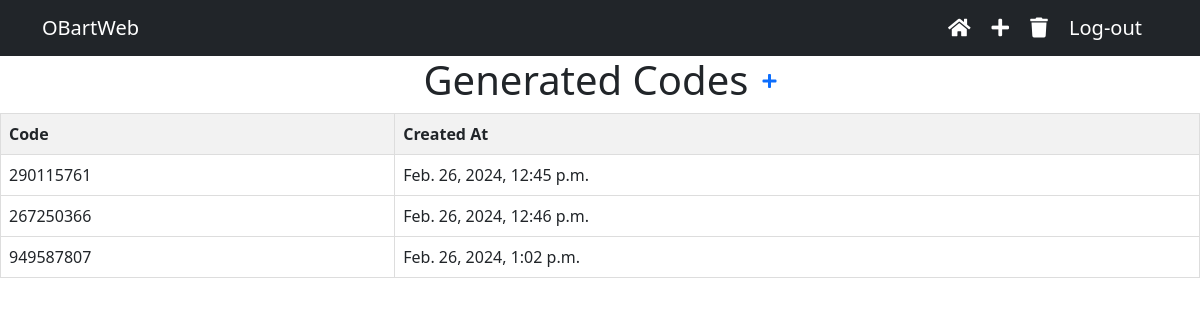
/admin-page/check_codes, run on the app's committed database.
### vsite/models.py (models this page shows, shortened)
class GeneratedCode(models.Model):
    code = models.CharField(max_length=9, unique=True)
    created_at = models.DateTimeField(auto_now_add=True)

### vsite/views.py (the view)
# urls.py: path('admin-page/check_codes',views.check_codes,name='check_codes'),
def check_codes(request):
    generated_codes = GeneratedCode.objects.all()
    context= {
        'generated_codes':generated_codes,
    }
    return render(request, 'codes.html', context)

### vsite/templates/codes.html (shortened to what this page needs)
<!DOCTYPE html>
<html lang="en">
<head>
    <link href="https://cdn.jsdelivr.net/npm/bootstrap@5.3.2/dist/css/bootstrap.min.css" rel="stylesheet"
>
    <link href="https://cdn.jsdelivr.net/npm/bootstrap@5.3.2/dist/css/bootstrap.min.css" rel="stylesheet"
>
    <link href="https://cdnjs.cloudflare.com/ajax/libs/font-awesome/5.15.4/css/all.min.css" rel="stylesheet">
</head>
<body>
    <nav class="navbar navbar-expand-lg navbar-dark bg-dark">
        <div class="container justify-content-between">
            <a class="navbar-brand" href="{% url 'index' %}">
                 OBartWeb
            </a>
            <div>
                <a class="navbar-brand me-3" href="{% url 'admin_page' %}">
                    <i class="fa fa-home"></i>
                </a>
                <a class="navbar-brand me-3" href="{% url 'add_video' %}">
                    <i class="fas fa-plus"></i>
                </a>
                <a class="navbar-brand me-3" href="{% url 'remove_old_codes' %}">
                    <i class="fa fa-trash"></i>
                </a>
                <a class="navbar-brand" href="{% url 'logout' %}">
                    Log-out
                </a>
            </div>
        </div>
    </nav>
    <center>
        <h1 style="display: inline-block;">Generated Codes</h1>
        <div class="content" style="display: inline-block; vertical-align: middle;">
            <form id="generate-code-form" method="post" action="{% url 'generate_code' %}">
                <a href="#" onclick="document.getElementById('generate-code-form').submit();">
                    <i class="fa fa-plus"></i>
                </a>
            </form>
        </div>
    </center>
    <table>
        <tr>
            <th>Code</th>
            <th>Created At</th>
        </tr>
        {% for code in generated_codes %}
        <tr>
            <td>{{ code.code }}</td>
            <td>{{ code.created_at }}</td>
        </tr>
        {% endfor %}
    </table>
</body>
</html>

### vsite/templates/codes.html (style rules this page uses)
table { border-collapse: collapse; width: 100%; }
th, td { border: 1px solid #dddddd; padding: 8px; text-align: left; }
th { background-color: #f2f2f2; }
.content { margin-left: 10px; margin-bottom: 20px; }

### data on the page
GeneratedCode: code "290115761", created_at "Feb. 26, 2024, 12:45 p.m."
GeneratedCode: code "267250366", created_at "Feb. 26, 2024, 12:46 p.m."
GeneratedCode: code "949587807", created_at "Feb. 26, 2024, 1:02 p.m."
